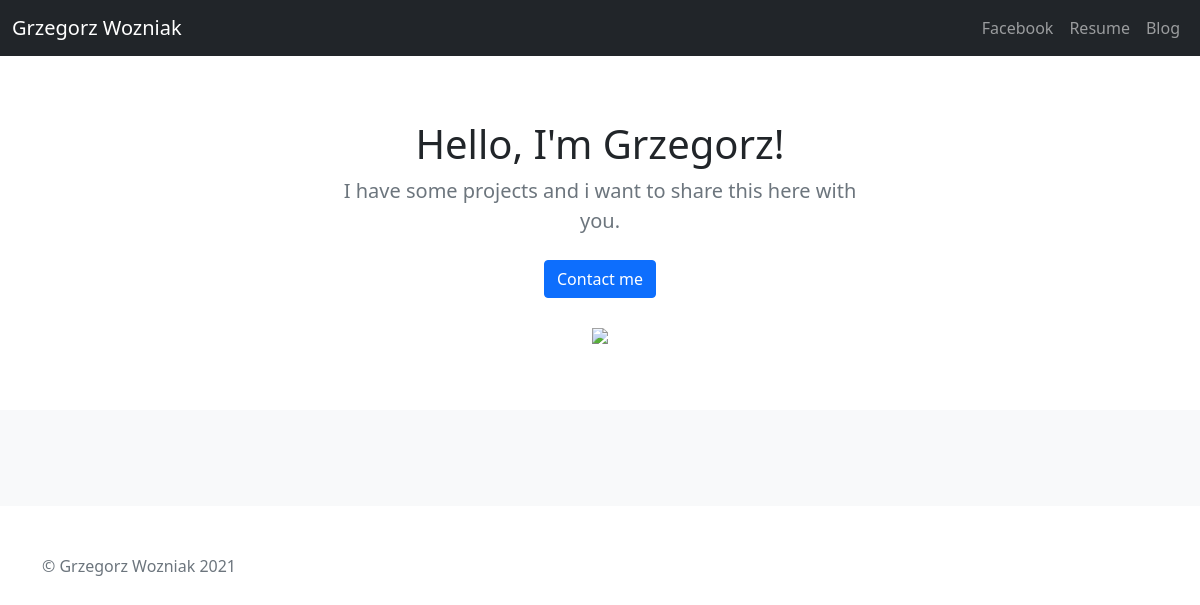
Before: / with the older database file.
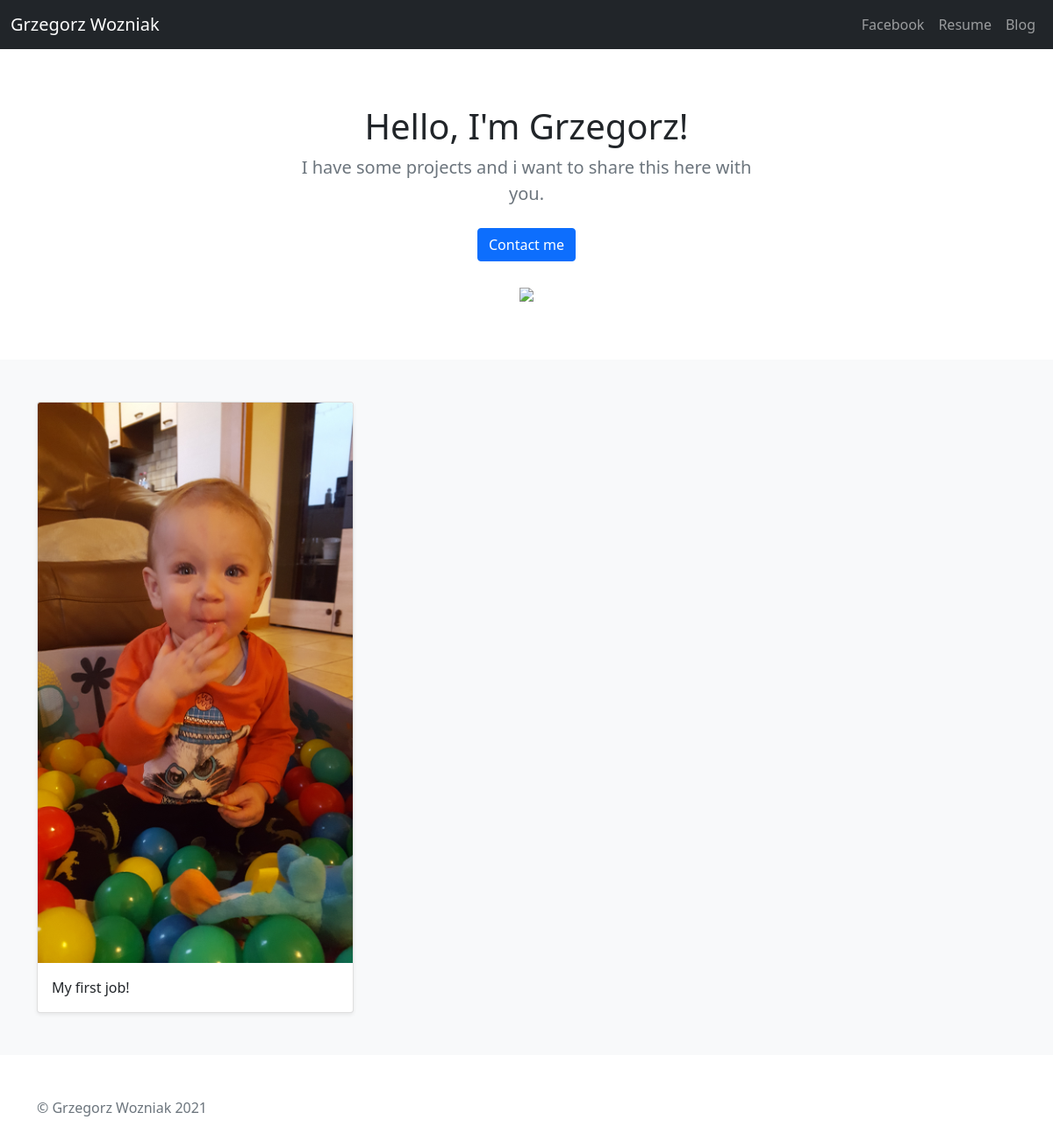
After: the same page with the newer database file.
### jobs/models.py (models this page shows)
class Job(models.Model):
    image = models.ImageField(upload_to='images/')
    summary = models.CharField(max_length=200)

### jobs/views.py (the view)
# urls.py: 2. Add a URL to urlpatterns:  path('', views.home, name='home')
def home(request):
    jobs = Job.objects
    return render(request, 'jobs/home.html', {'jobs':jobs})

### jobs/templates/jobs/home.html (shortened to what this page needs)
<!doctype html>
{% load staticfiles %}
<html lang="en">
  <head>
<link href="https://cdn.jsdelivr.net/npm/bootstrap@5.1.3/dist/css/bootstrap.min.css" rel="stylesheet">
  </head>
  <body>
<header>
    <nav class="navbar navbar-expand-lg navbar-dark bg-dark">
      <div class="container-fluid">
        <a class="navbar-brand" href="{% url 'home' %}">Grzegorz Wozniak</a>
        <div class="collapse navbar-collapse" id="navbarNavAltMarkup">
          <div class="navbar-nav ms-auto">
            <a class="nav-link" href="https://www.facebook.com/jorigmbh">Facebook</a>
            <a class="nav-link" href="{% static '20200224_Nalewka_lecznicza.pdf' %}">Resume</a>
            <a class="nav-link" href="{% url 'allblogs' %}">Blog</a>
          </div>
        </div>
      </div>
    </nav>
</header>
<main>
  <section class="py-5 text-center container">
    <div class="row py-lg-3">
      <div class="col-lg-6 col-md-8 mx-auto">
        <h1 class="fw-light">Hello, I'm Grzegorz!</h1>
        <p class="lead text-muted">I have some projects and i want to share this here with you.</p>
        <p>
          <a href="mailto:gw.edi06@gmail.com" class="btn btn-primary my-2">Contact me</a>
        </p>
        <img src = "{% static '2.jpg' %}" height=200/>
      </div>
    </div>
  </section>
  <div class="album py-5 bg-light">
    <div class="container">
      <div class="row row-cols-1 row-cols-sm-2 row-cols-md-3 g-3">
        {% for job in jobs.all %}
        <div class="col">
          <div class="card shadow-sm">
            <img class="card-img-top" src="{{ job.image.url }}" />
            <div class="card-body">
              <p class="card-text">{{ job.summary }}</p>
            </div>
          </div>
        </div>
        {% endfor %}
      </div>
    </div>
  </div>
</main>
<footer class="text-muted py-5">
  <div class="container">
      <p>© Grzegorz Wozniak {% now 'Y' %}</p>
  </div>
</footer>
  </body>
</html>

Changed rows visible on the page:
added Job: image (picture), summary "My first job!"
